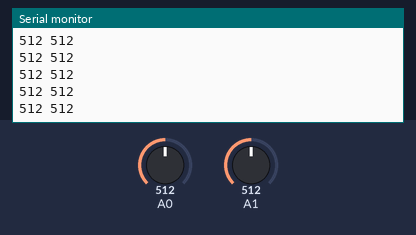
A sketch run on a simulated Arduino Uno, built with avr-gcc and run on an emulated ATmega328P. Shown: the last lines printed to the serial monitor. Inputs (shaded band) come from the test bench; at power-on: A0 = 512, A1 = 512.

Above: at 1.2 s.
1.3 s: A0 set to 986
At 2.0 s:
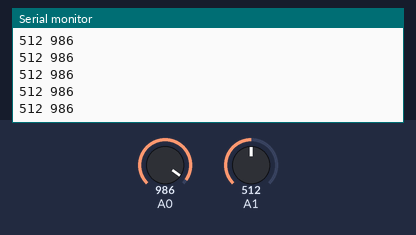
2.8 s: A0 set to 1018
At 3.6 s:
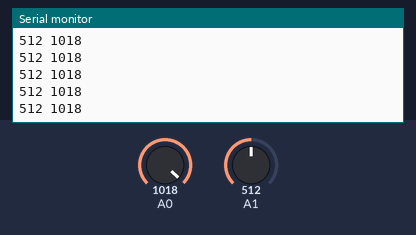
4.3 s: A0 set to 11
At 5.0 s:
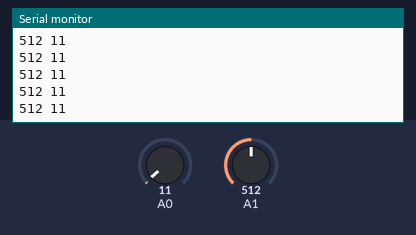
5.8 s: A0 set to 8
At 6.7 s:
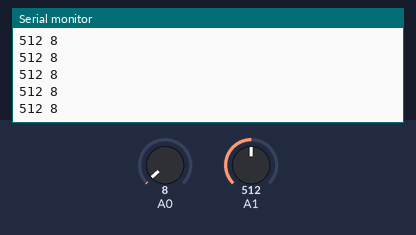
7.3 s: A1 set to 983
At 8.4 s:
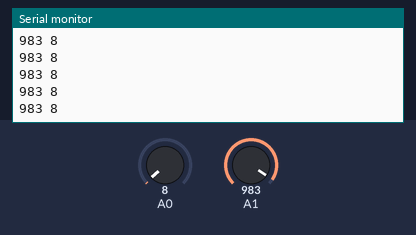
8.8 s: A1 set to 1017
At 9.4 s:
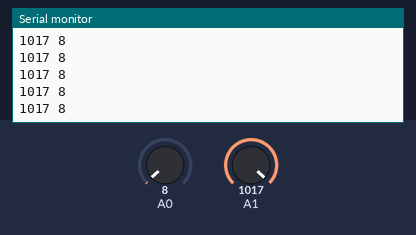
Timing chart, 0 to 11.8 s (numbered marks = the images above; inputs shaded):
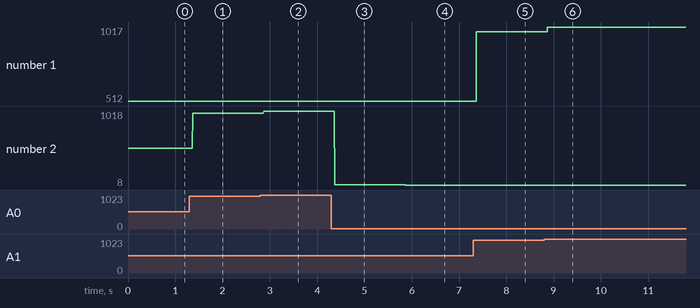

Measured:
- after the input at 1.3 s, the serial monitor: prints a new line after 0.07 s (image 1)
- after the input at 2.8 s, the serial monitor: prints a new line after 0.07 s (image 2)
- after the input at 4.3 s, the serial monitor: prints a new line after 0.07 s (image 3)
- after the input at 5.8 s, the serial monitor: prints a new line after 0.07 s (image 4)
- after the input at 7.3 s, the serial monitor: prints a new line after 0.07 s (image 5)
- after the input at 8.8 s, the serial monitor: prints a new line after 0.07 s (image 6)
- plotted number 1: 512 → 983 after the input at 7.3 s, 983 → 1017 after the input at 8.8 s
- plotted number 2: 512 → 986 after the input at 1.3 s, 986 → 1018 after the input at 2.8 s, 1018 → 11 after the input at 4.3 s, 11 → 8 after the input at 5.8 s

The sketch:

AnalogRead_Heart_Stretch.ino
```cpp
void setup() {
  // initialize serial communication at 9600 bits per second:
  Serial.begin(9600);
}

// the loop routine runs over and over again forever:
void loop() {
  // read the input on analog pin 0:
  int heartValue = analogRead(A1);
  int stretchValue = analogRead(A0);
  // print out the value you read:
  Serial.print(heartValue);
  Serial.print(" ");
  Serial.println(stretchValue);
  delay(1);        // delay in between reads for stability
}
```
